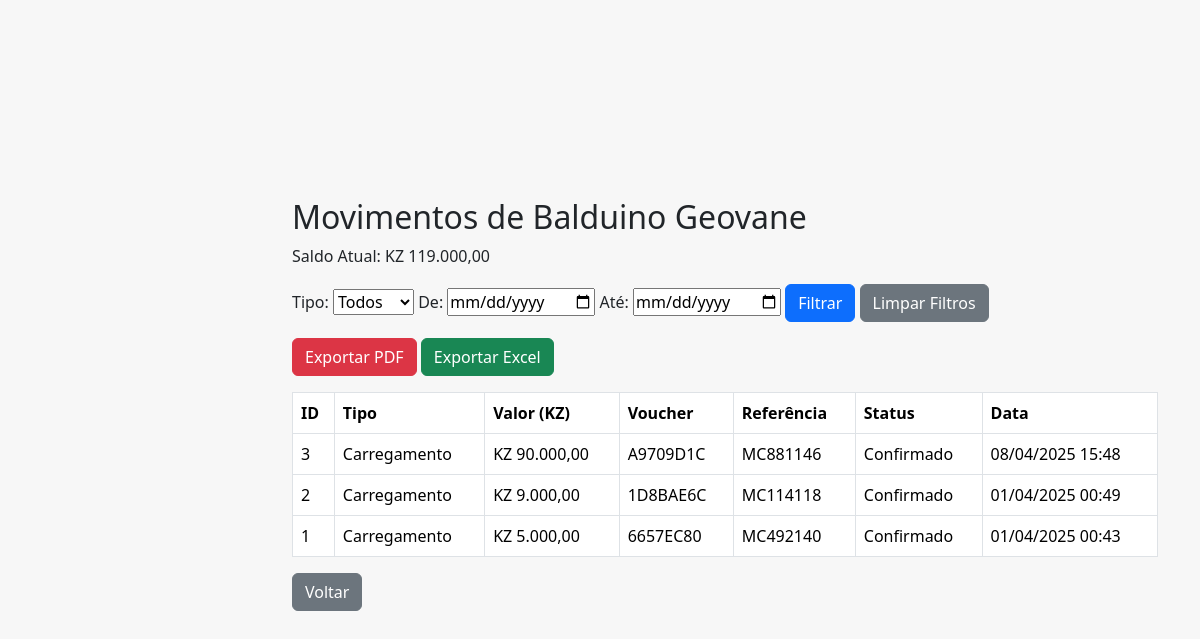
Screenshot of /admin/movimentos_cliente.php?id=1 (signed in) with the database file from the repository.
### tables this page shows
CREATE TABLE IF NOT EXISTS `cliente` (
  `id_cliente` int NOT NULL AUTO_INCREMENT,
  `nome` varchar(100) DEFAULT NULL,
  `sobrenome` varchar(100) DEFAULT NULL,
  `docId` varchar(20) DEFAULT NULL,
  `email` varchar(100) DEFAULT NULL,
  `telefone` varchar(20) DEFAULT NULL,
  `data_nasc` date DEFAULT NULL,
  `sexo` enum('masculino',' feminino') DEFAULT NULL,
  `endereco` varchar(255) DEFAULT NULL,
  `senha` varchar(255) DEFAULT NULL,
  `conf_senha` varchar(255) DEFAULT NULL,
  `imagem_perfil` varchar(255) DEFAULT NULL,
  `id_funcionario` int DEFAULT NULL,
  `saldo` decimal(10,2) NOT NULL DEFAULT '0.00',
  PRIMARY KEY (`id_cliente`),
  KEY `id_funcionario` (`id_funcionario`)
);

CREATE TABLE IF NOT EXISTS `transacoes` (
  `id` int NOT NULL AUTO_INCREMENT,
  `id_cliente` int NOT NULL,
  `valor` decimal(10,2) NOT NULL,
  `tipo` enum('carregamento','pedido') NOT NULL,
  `voucher` varchar(50) DEFAULT NULL,
  `referencia_multicaixa` varchar(50) DEFAULT NULL,
  `status` enum('pendente','confirmado','falhou') NOT NULL DEFAULT 'pendente',
  `data` timestamp NULL DEFAULT CURRENT_TIMESTAMP,
  PRIMARY KEY (`id`),
  KEY `id_cliente` (`id_cliente`)
);

### admin/movimentos_cliente.php (the view, shortened to what this page needs)
<?php
require './verifyadm.php';
require '../conexao.php';
$id_cliente = intval($_GET['id']);
$filtro_tipo = isset($_GET['tipo']) ? $conexao->real_escape_string($_GET['tipo']) : '';
$filtro_data_inicio = isset($_GET['data_inicio']) ? $conexao->real_escape_string($_GET['data_inicio']) : '';
$filtro_data_fim = isset($_GET['data_fim']) ? $conexao->real_escape_string($_GET['data_fim']) : '';
$stmt = $conexao->prepare("SELECT nome, sobrenome, saldo FROM Cliente WHERE id_cliente = ?");
$stmt->bind_param("i", $id_cliente);
$stmt->execute();
$stmt->bind_result($nome, $sobrenome, $saldo);
$sqlTrans = "SELECT * FROM transacoes WHERE id_cliente = $id_cliente";
$sqlTrans .= " ORDER BY data DESC";
$resultado = $conexao->query($sqlTrans);
?>
<!DOCTYPE html>
<html lang="pt-br">
<head>
    <link href="https://cdn.jsdelivr.net/npm/bootstrap@5.3.3/dist/css/bootstrap.min.css" rel="stylesheet">
    <link rel="stylesheet" href="https://cdn.jsdelivr.net/npm/bootstrap-icons@1.11.3/font/bootstrap-icons.min.css">
</head>
<body>
    <div class="content">
        <div class="container mt-5">
            <h2>Movimentos de <?php echo htmlspecialchars($nome . " " . $sobrenome); ?></h2>
            <p>Saldo Atual: KZ <?php echo number_format($saldo, 2, ',', '.'); ?></p>
            <form method="GET" class="mb-3">
                <label for="tipo">Tipo:</label>
                <select name="tipo" id="tipo">
                    <option value="">Todos</option>
                </select>
                <label for="data_inicio">De:</label>
                <input type="date" name="data_inicio" id="data_inicio" value="<?php echo htmlspecialchars($filtro_data_inicio); ?>">
                <label for="data_fim">Até:</label>
                <input type="date" name="data_fim" id="data_fim" value="<?php echo htmlspecialchars($filtro_data_fim); ?>">
                <button type="submit" class="btn btn-primary">Filtrar</button>
                <a href="movimentos_cliente.php?id=<?php echo $id_cliente; ?>" class="btn btn-secondary">Limpar Filtros</a>
            </form>
            <div class="mb-3">
                <a href="exportar_pdf.php?id=<?php echo $id_cliente; ?>&tipo=<?php echo urlencode($filtro_tipo); ?>&data_inicio=<?php echo urlencode($filtro_data_inicio); ?>&data_fim=<?php echo urlencode($filtro_data_fim); ?>" class="btn btn-danger">Exportar PDF</a>
                <a href="exportar_excel_admin.php?id=<?php echo $id_cliente; ?>&tipo=<?php echo urlencode($filtro_tipo); ?>&data_inicio=<?php echo urlencode($filtro_data_inicio); ?>&data_fim=<?php echo urlencode($filtro_data_fim); ?>" class="btn btn-success">Exportar Excel</a>
            </div>
            <table class="table table-bordered">
                <thead>
                    <tr>
                        <th>ID</th>
                        <th>Tipo</th>
                        <th>Valor (KZ)</th>
                        <th>Voucher</th>
                        <th>Referência</th>
                        <th>Status</th>
                        <th>Data</th>
                    </tr>
                </thead>
                <tbody>
                    <?php while($mov = $resultado->fetch_assoc()): ?>
                    <tr>
                        <td><?php echo $mov['id']; ?></td>
                        <td><?php echo ucfirst($mov['tipo']); ?></td>
                        <td>KZ <?php echo number_format($mov['valor'], 2, ',', '.'); ?></td>
                        <td><?php echo $mov['voucher'] ? $mov['voucher'] : '-'; ?></td>
                        <td><?php echo $mov['referencia_multicaixa'] ? $mov['referencia_multicaixa'] : '-'; ?></td>
                        <td><?php echo ucfirst($mov['status']); ?></td>
                        <td><?php echo date("d/m/Y H:i", strtotime($mov['data'])); ?></td>
                    </tr>
                    <?php endwhile; ?>
                </tbody>
            </table>
            <a href="saldo_clientes.php" class="btn btn-secondary">Voltar</a>
        </div>
    </div>
</body>
</html>

### admin/movimentos_cliente.php (style rules this page uses)
body { font-family: 'Segoe UI', Tahoma, Geneva, Verdana, sans-serif; background-color: #f7f7f7; margin: 0; padding: 0; }
.content { margin-top: 50px; margin-left: 250px; padding: 100px 30px 30px; transition: margin-left 0.3s; }

### rows the page displays
cliente: nome+sobrenome "Balduino Geovane", saldo "119.000,00"
transacoes: id "3", tipo "Carregamento", valor "90.000,00", voucher "A9709D1C", referencia_multicaixa "MC881146", status "Confirmado", data "08/04/2025 15:48"
transacoes: id "2", tipo "Carregamento", valor "9.000,00", voucher "1D8BAE6C", referencia_multicaixa "MC114118", status "Confirmado", data "01/04/2025 00:49"
transacoes: id "1", tipo "Carregamento", valor "5.000,00", voucher "6657EC80", referencia_multicaixa "MC492140", status "Confirmado", data "01/04/2025 00:43"
